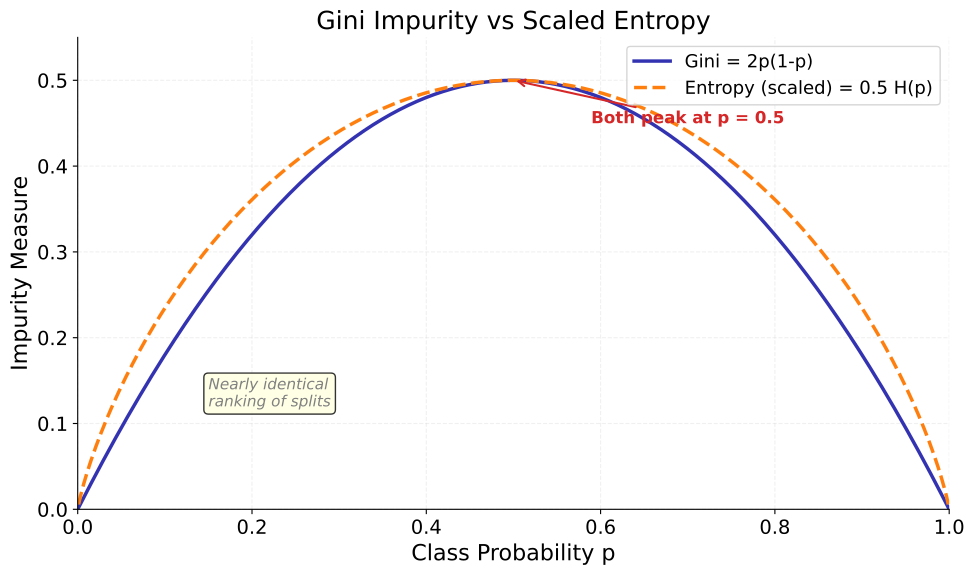

Source code (Python):
"""Line chart comparing Gini impurity and scaled Entropy curves."""
import matplotlib.pyplot as plt
import numpy as np
from pathlib import Path
import sys
sys.path.insert(0, str(Path(__file__).resolve().parents[3] / 'templates'))
from chart_style import apply_style, COLORS, MLPURPLE, MLBLUE, MLORANGE, MLGREEN, MLRED, MLLAVENDER
apply_style()


p = np.linspace(0.001, 0.999, 500)
gini = 2 * p * (1 - p)
entropy = (-p * np.log2(p) - (1 - p) * np.log2(1 - p)) * 0.5

fig, ax = plt.subplots()
ax.plot(p, gini, color=MLPURPLE, linewidth=2.5, label='Gini = 2p(1-p)')
ax.plot(p, entropy, color=MLORANGE, linewidth=2.5, linestyle='--',
        label='Entropy (scaled) = 0.5 H(p)')

# Peak annotation
ax.annotate("Both peak at p = 0.5", xy=(0.5, 0.5), xytext=(0.7, 0.45),
            fontsize=12, fontweight='bold', color=MLRED,
            arrowprops=dict(arrowstyle='->', color=MLRED, lw=1.5),
            ha='center')

ax.text(0.15, 0.12, "Nearly identical\nranking of splits",
        fontsize=11, fontstyle='italic', color='gray',
        bbox=dict(boxstyle='round,pad=0.3', facecolor='lightyellow', alpha=0.8))

ax.set_xlabel("Class Probability p")
ax.set_ylabel("Impurity Measure")
ax.set_title("Gini Impurity vs Scaled Entropy")
ax.legend(loc='upper right')
ax.set_xlim(0, 1)
ax.set_ylim(0, 0.55)

plt.tight_layout()
fig.savefig(Path(__file__).parent / "chart.pdf", bbox_inches='tight', facecolor='white')
plt.close(fig)
print("11_gini_vs_entropy/chart.pdf created")
